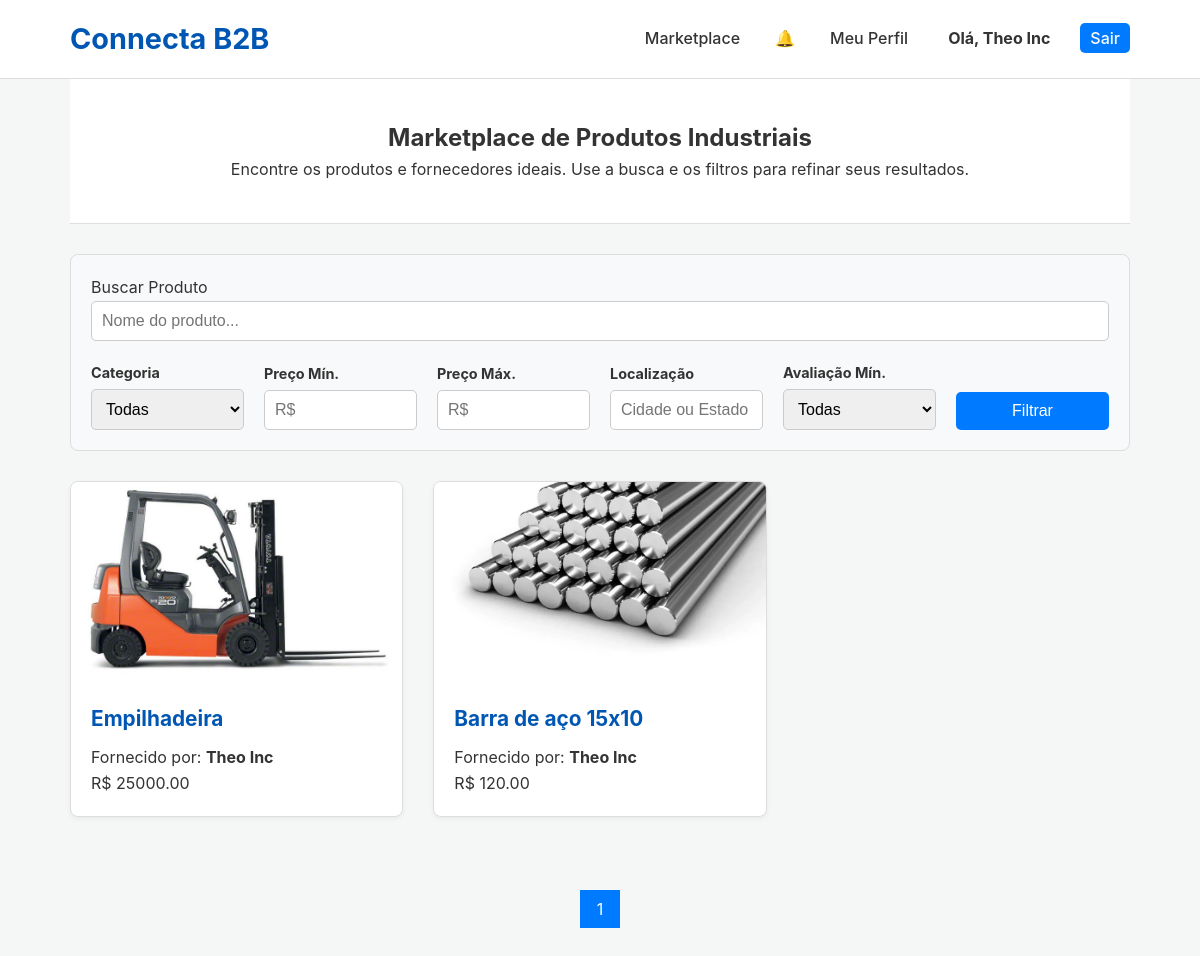
The app's page /products (signed in) with its own data.
### app.py (models this page shows, shortened)
class Company(db.Model):
    id = db.Column(db.Integer, primary_key=True); company_name = db.Column(db.String(150), nullable=False); cnpj = db.Column(db.String(18), unique=True, nullable=False); email = db.Column(db.String(150), unique=True, nullable=False); password_hash = db.Column(db.String(256), nullable=False); user_type = db.Column(db.String(50), nullable=False)
    is_verified = db.Column(db.Boolean, default=False); is_admin = db.Column(db.Boolean, default=False); is_active = db.Column(db.Boolean, default=True)
    logo_filename = db.Column(db.String(255), nullable=True); description = db.Column(db.Text, nullable=True); website = db.Column(db.String(255), nullable=True); address = db.Column(db.String(255), nullable=True); certifications = db.Column(db.String(255), nullable=True)
    created_at = db.Column(db.DateTime, default=datetime.utcnow)
    products = db.relationship('Product', backref='supplier', lazy=True, cascade="all, delete-orphan")
    notifications = db.relationship('Notification', foreign_keys='Notification.recipient_id', backref='recipient', lazy=True, cascade="all, delete-orphan")
    reviews_received = db.relationship('Review', foreign_keys='Review.supplier_id', backref='reviewed_supplier', lazy='dynamic')
    sent_quotes = db.relationship('QuoteRequest', foreign_keys='QuoteRequest.buyer_id', backref='buyer', lazy='dynamic')
    received_quotes = db.relationship('QuoteRequest', foreign_keys='QuoteRequest.supplier_id', backref='supplier', lazy='dynamic')
    quote_groups = db.relationship('QuoteGroup', backref='buyer', lazy=True)
    open_rfqs = db.relationship('OpenRFQ', backref='buyer', lazy=True) # RFQ: Ligação com a empresa que criou
    open_rfq_responses = db.relationship('OpenRFQResponse', backref='supplier', lazy=True) # RFQ: Ligação com as respostas

class Product(db.Model):
    id = db.Column(db.Integer, primary_key=True); name = db.Column(db.String(100), nullable=False); description = db.Column(db.Text, nullable=False); category = db.Column(db.String(80), nullable=False); base_price = db.Column(db.Float, nullable=True); supplier_id = db.Column(db.Integer, db.ForeignKey('company.id'), nullable=False)
    images = db.relationship('ProductImage', backref='product', lazy=True, cascade="all, delete-orphan")
    quote_requests = db.relationship('QuoteRequest', backref='product', lazy=True, cascade="all, delete-orphan")

class ProductImage(db.Model):
    id = db.Column(db.Integer, primary_key=True); filename = db.Column(db.String(255), nullable=False); product_id = db.Column(db.Integer, db.ForeignKey('product.id'), nullable=False)

### app.py (the view)
@app.route('/products')
@login_required
def products():
    page = request.args.get('page', 1, type=int)
    search_query = request.args.get('search', ''); category_query = request.args.get('category', '')
    price_min = request.args.get('price_min', type=float); price_max = request.args.get('price_max', type=float)
    location_query = request.args.get('location', ''); rating_min = request.args.get('rating_min', type=float)
    query = Product.query.join(Company, Product.supplier_id == Company.id)
    if search_query: query = query.filter(or_(Product.name.ilike(f"%{search_query}%"), Product.description.ilike(f"%{search_query}%")))
    if category_query: query = query.filter(Product.category == category_query)
    if price_min is not None: query = query.filter(Product.base_price >= price_min)
    if price_max is not None: query = query.filter(Product.base_price <= price_max)
    if location_query: query = query.filter(Company.address.ilike(f"%{location_query}%"))
    if rating_min is not None and rating_min > 0:
        avg_ratings = db.session.query(Review.supplier_id, func.avg(Review.rating).label('avg_rating')).group_by(Review.supplier_id).subquery()
        query = query.join(avg_ratings, Product.supplier_id == avg_ratings.c.supplier_id).filter(avg_ratings.c.avg_rating >= rating_min)
    pagination = query.order_by(Product.id.desc()).paginate(page=page, per_page=9)
    categories = db.session.query(Product.category).distinct().all()
    filter_values = {'search': search_query, 'category': category_query, 'price_min': price_min, 'price_max': price_max, 'location': location_query, 'rating_min': rating_min }
    return render_template('products.html', pagination=pagination, categories=[c[0] for c in categories], filters=filter_values)

### app.py (called while the page is built)
def login_required(f):
    @wraps(f)
    def decorated_function(*args, **kwargs):
        if 'company_id' not in session: flash('Você precisa estar logado.', 'error'); return redirect(url_for('login'))
        return f(*args, **kwargs)
    return decorated_function

@app.context_processor
def inject_notifications():
    if 'company_id' in session:
        unread_count = db.session.query(Notification).filter_by(recipient_id=session['company_id'], read=False).count()
        cart_item_count = len(session.get('cart', {})) if session.get('user_type') == 'buyer' else 0
        return dict(unread_notifications=unread_count, cart_item_count=cart_item_count)
    return dict(unread_notifications=0, cart_item_count=0)

### templates/products.html (shortened to what this page needs)
<!DOCTYPE html>
<html lang="pt-br">
<head>
    <link rel="stylesheet" href="{{ url_for('static', filename='css/style.css') }}">
</head>
<body>
    <header class="main-header">
        <div class="container">
            <a href="{{ url_for('home') }}" style="text-decoration: none;"><h1 class="logo">Connecta B2B</h1></a>
            <nav class="main-nav">
                <ul>
                    <li><a href="{{ url_for('products') }}">Marketplace</a></li>
                    <li><a href="{{ url_for('notifications') }}" style="position: relative; padding: 5px;">&#128276; </a></li>
                    <li><a href="{{ url_for('company_profile', company_id=session.company_id) }}">Meu Perfil</a></li>
                    <li><a href="{{ url_for('dashboard') }}"><strong>Olá, {{ session.company_name }}</strong></a></li>
                    <li><a href="{{ url_for('logout') }}" class="login-button">Sair</a></li>
                </ul>
            </nav>
        </div>
    </header>
    <main class="container">
        <div class="page-header"><h2>Marketplace de Produtos Industriais</h2><p>Encontre os produtos e fornecedores ideais. Use a busca e os filtros para refinar seus resultados.</p></div>
        <form method="GET" action="{{ url_for('products') }}" class="search-filter-bar">
            <div class="search-group"><label for="search-input">Buscar Produto</label><input type="text" name="search" id="search-input" placeholder="Nome do produto..." value="{{ filters.search or '' }}" autocomplete="off"><ul id="search-results"></ul></div>
            <div class="form-group"><label for="category">Categoria</label><select name="category" id="category"><option value="">Todas</option></select></div>
            <div class="form-group"><label for="price_min">Preço Mín.</label><input type="number" name="price_min" id="price_min" placeholder="R$" value="{{ filters.price_min if filters.price_min is not none }}"></div>
            <div class="form-group"><label for="price_max">Preço Máx.</label><input type="number" name="price_max" id="price_max" placeholder="R$" value="{{ filters.price_max if filters.price_max is not none }}"></div>
            <div class="form-group"><label for="location">Localização</label><input type="text" name="location" id="location" placeholder="Cidade ou Estado" value="{{ filters.location or '' }}"></div>
            <div class="form-group"><label for="rating_min">Avaliação Mín.</label><select name="rating_min" id="rating_min"><option value="">Todas</option></select></div>
            <div class="form-group"><button type="submit">Filtrar</button></div>
        </form>
        <div class="products-grid">
            {% for product in pagination.items %}
                <div class="product-card">
                    <a href="{{ url_for('product_detail', product_id=product.id) }}">
                        <div class="product-image-container">{% if product.images %}<img src="{{ url_for('static', filename='uploads/' + product.images[0].filename) }}" alt="{{ product.name }}">{% else %}<div style="display:flex; align-items:center; justify-content:center; height:100%; color:#aaa;">Sem Imagem</div>{% endif %}</div>
                        <div class="product-info">
                            <h4>{{ product.name }}</h4>
                            <p>Fornecido por: <strong>{{ product.supplier.company_name }}</strong></p>
                            <p style="margin-top:auto;">R$ {{ "%.2f"|format(product.base_price) if product.base_price else 'Sob consulta' }}</p>
                        </div>
                    </a>
                </div>
            {% else %}<p>Nenhum produto encontrado com os filtros aplicados.</p>{% endfor %}
        </div>
        <div class="pagination">
            {% for page_num in pagination.iter_pages() %}{% if page_num %}{% if pagination.page == page_num %}<a href="#" class="active">{{ page_num }}</a>{% else %}<a href="{{ url_for('products', page=page_num, **filters) }}">{{ page_num }}</a>{% endif %}{% else %}...{% endif %}{% endfor %}
        </div>
    </main>
</body>
</html>

### static/css/style.css (style rules this page uses)
* { margin: 0; padding: 0; box-sizing: border-box; }
body { font-family: -apple-system, BlinkMacSystemFont, 'Segoe UI', Roboto, Helvetica, Arial, sans-serif; line-height: 1.6; background-color: #f4f7f6; color: #333; }
.container { max-width: 1100px; margin: 0 auto; padding: 0 20px; }
.main-header { background-color: #ffffff; padding: 1rem 0; border-bottom: 1px solid #ddd; position: sticky; top: 0; z-index: 1000; }
.main-header .container { display: flex; justify-content: space-between; align-items: center; }
.logo { color: #0056b3; font-size: 1.8rem; font-weight: 700; }
.main-nav ul { list-style-type: none; display: flex; gap: 20px; }
.main-nav a { text-decoration: none; color: #333; font-weight: 500; padding: 5px 10px; transition: color 0.3s ease; }
.login-button { background-color: #007bff; color: #ffffff !important; border-radius: 5px; padding: 8px 15px; transition: background-color 0.3s ease; }

### templates/products.html (style rules this page uses)
.page-header { text-align: center; padding: 40px 20px; background-color: #ffffff; border-bottom: 1px solid #e0e0e0; }
.search-filter-bar { background-color: #f8f9fa; padding: 20px; border-radius: 8px; margin: 30px 0; display: grid; grid-template-columns: repeat(auto-fit, minmax(150px, 1fr)); gap: 20px; align-items: end; border: 1px solid #ddd; }
.form-group { display: flex; flex-direction: column; }
.form-group label { margin-bottom: 5px; font-weight: bold; font-size: 0.9rem; }
.search-group { grid-column: 1 / -1; position: relative; }
.search-filter-bar input, .search-filter-bar select { width: 100%; padding: 10px; border: 1px solid #ccc; border-radius: 5px; font-size: 1rem; box-sizing: border-box; }
.search-filter-bar button { background-color: #007bff; color: white; padding: 10px 30px; border: none; border-radius: 5px; cursor: pointer; font-size: 1rem; transition: background-color 0.3s ease; width: 100%; }
.products-grid { display: grid; grid-template-columns: repeat(auto-fill, minmax(300px, 1fr)); gap: 30px; padding-bottom: 40px; }
.product-card { background-color: #fff; border: 1px solid #ddd; border-radius: 8px; overflow: hidden; box-shadow: 0 2px 5px rgba(0,0,0,0.05); display: flex; flex-direction: column; }
.product-card a { text-decoration: none; color: inherit; }
.product-image-container { width: 100%; height: 200px; background-color: #f0f0f0; display: block; }
.product-image-container img { width: 100%; height: 100%; object-fit: cover; }
.product-info { padding: 20px; flex-grow: 1; display: flex; flex-direction: column; }
.product-info h4 { font-size: 1.3rem; color: #0056b3; margin-bottom: 10px; }
.pagination { text-align: center; margin: 40px 0; }
.pagination a { color: #007bff; text-decoration: none; padding: 8px 16px; border: 1px solid #ddd; margin: 0 4px; }
.pagination a.active { background-color: #007bff; color: white; border-color: #007bff; }

### records on screen
Company: company_name "Theo Inc"
Product: filename (picture), name "Empilhadeira", supplier.company_name "Theo Inc", base_price "25000.00"
Product: filename (picture), name "Barra de aço 15x10", supplier.company_name "Theo Inc", base_price "120.00"

### other values on screen
{{ page_num }} "1"
